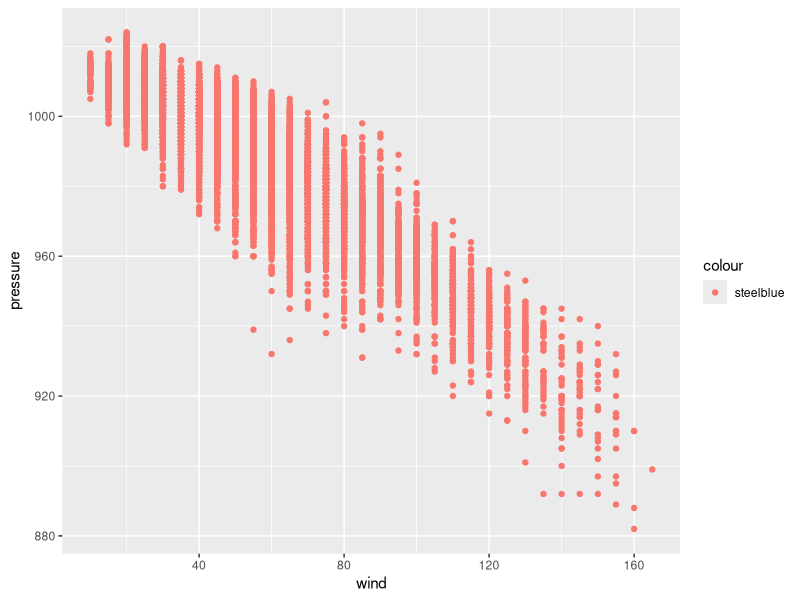
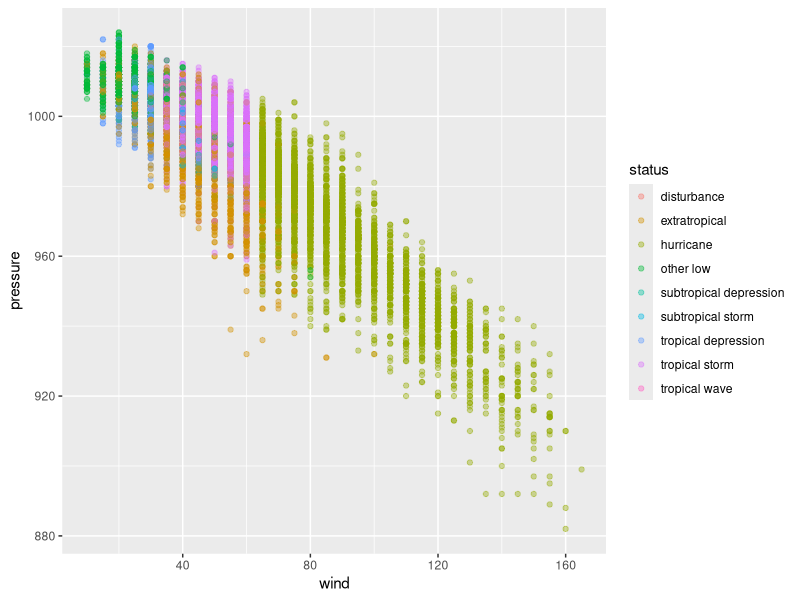
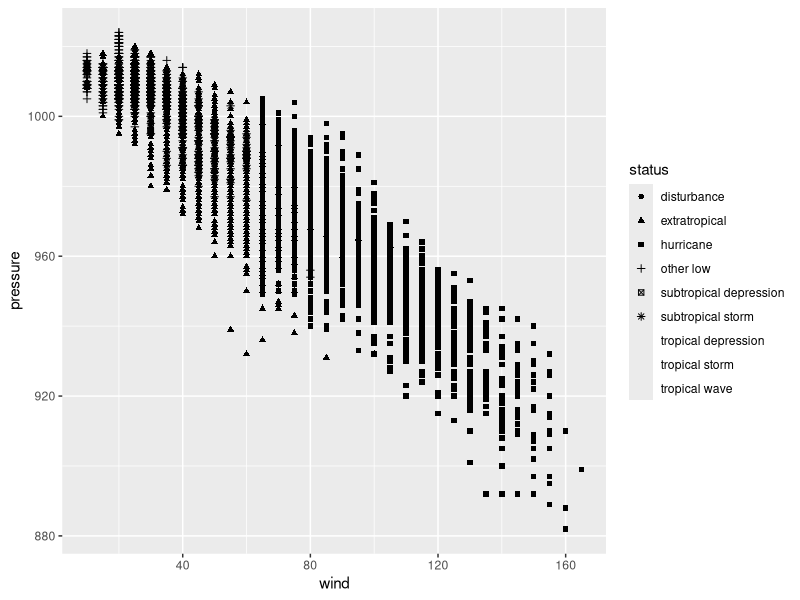
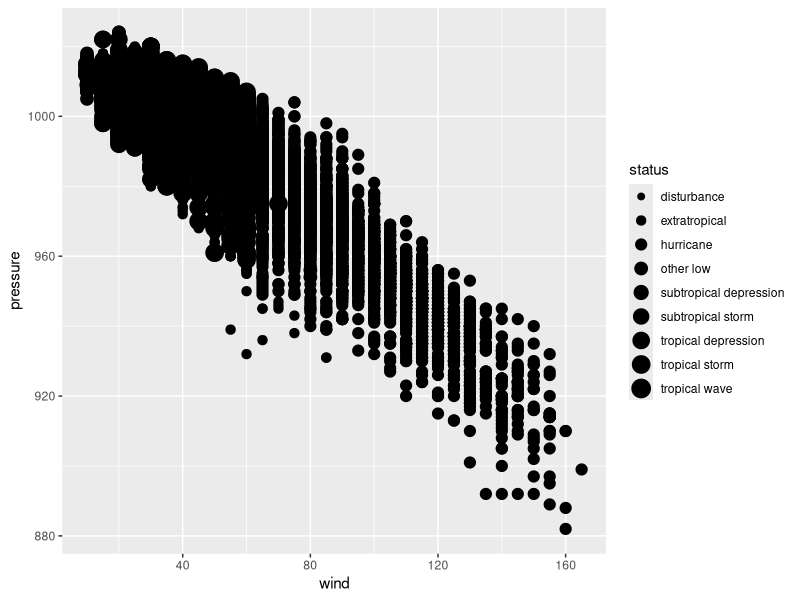
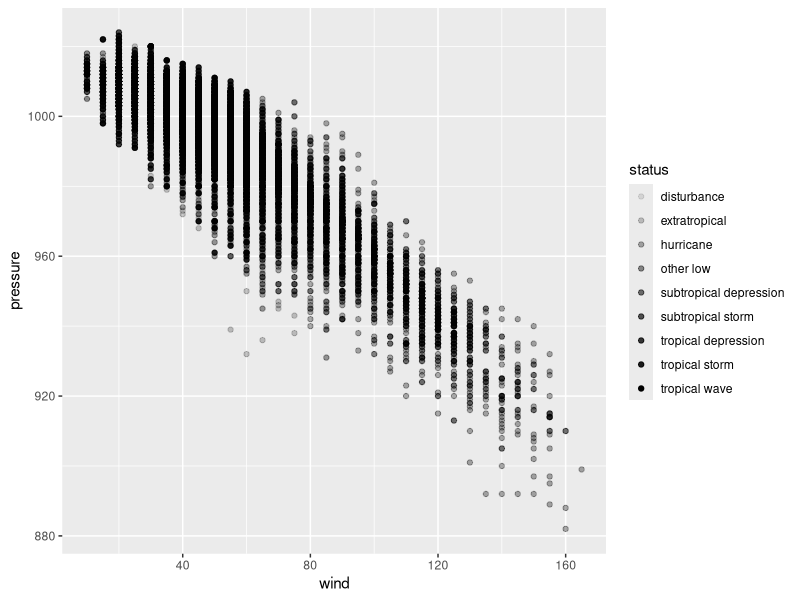
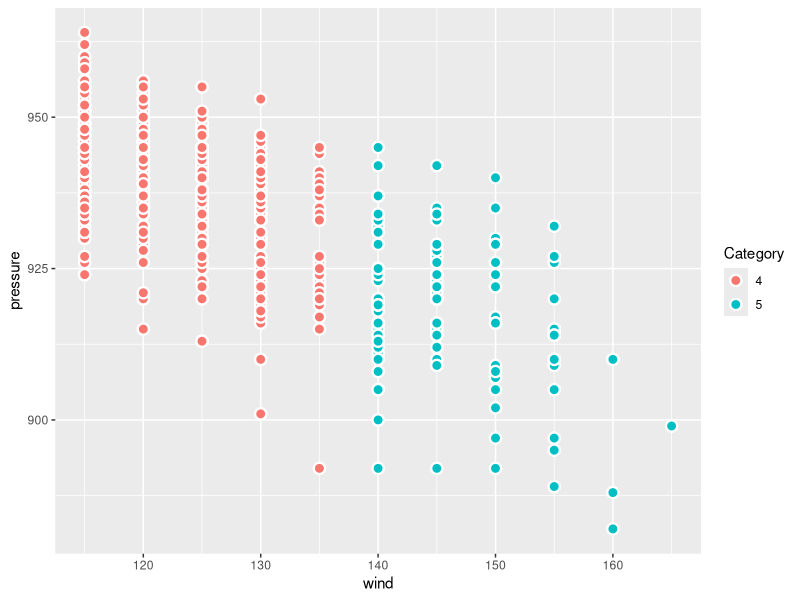
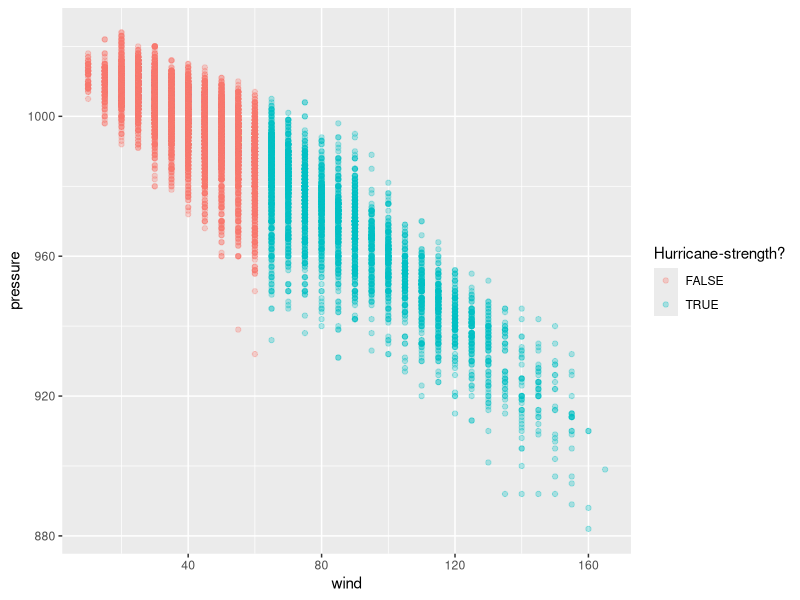
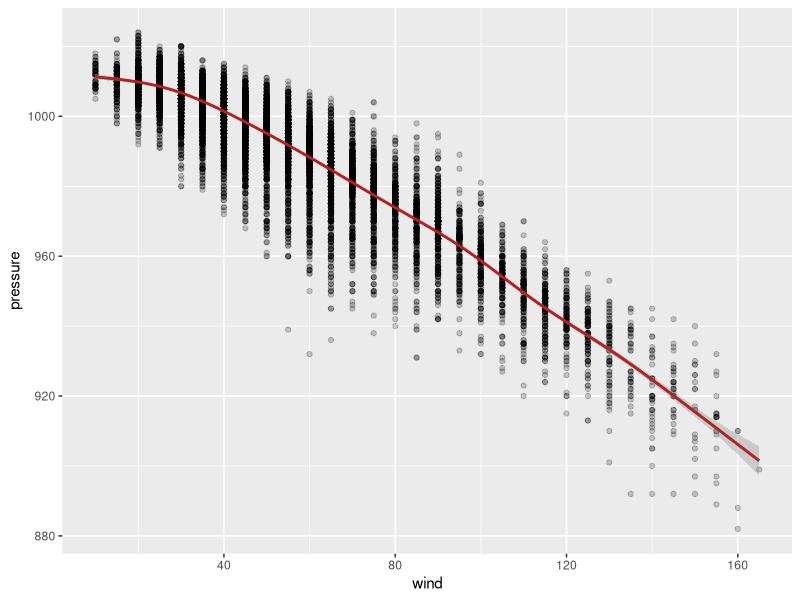

Recreate these plots in R, in order.
## ---- chunk 1
#| echo: FALSE
#| message: FALSE
#| warning: FALSE
library(tidyverse)
## ---- chunk 2
#| echo: TRUE
storms
## ---- chunk 3
#| eval: TRUE
#| echo: FALSE
ggplot(storms, aes(x = wind, y = pressure)) +
  geom_point(aes(color = "steelblue"))
## ---- chunk 4
#| echo: TRUE
#| eval: TRUE
# Color — good for categorical
ggplot(storms, aes(x = wind, y = pressure, color = status)) + geom_point(alpha = 0.4)

# Shape — also good, but watch the 6-value limit
ggplot(storms, aes(x = wind, y = pressure, shape = status)) + geom_point()

# Size — bad: implies ranking
ggplot(storms, aes(x = wind, y = pressure, size = status)) + geom_point()

# Alpha — same problem as size
ggplot(storms, aes(x = wind, y = pressure, alpha = status)) + geom_point()
## ---- chunk 5
#| echo: TRUE
#| eval: TRUE
ggplot(storms |> filter(category >= 4), 
       aes(x = wind, y = pressure, fill = factor(category))) +
  geom_point(shape = 21, size = 3, stroke = 1.2, color = "white") +
  labs(fill = "Category")
## ---- chunk 6
#| echo: TRUE
#| eval: TRUE
ggplot(storms, 
       aes(x = wind, y = pressure, color = wind >= 64)) +
  geom_point(alpha = 0.3) +
  labs(color = "Hurricane-strength?")
## ---- chunk 7
#| echo: TRUE
#| eval: TRUE
ggplot(storms, aes(x = wind, y = pressure)) +
  geom_point(alpha = 0.2) +
  geom_smooth(color = "firebrick")
## ---- chunk 8
#| echo: TRUE
#| eval: TRUE
ggplot(storms, 
       aes(x = wind, y = pressure)) +
  geom_point() +
  geom_smooth()
## ---- chunk 9
#| echo: TRUE
#| eval: TRUE
ggplot(storms, 
       aes(x = wind, y = pressure)) +
  geom_point(aes(color = status)) +
  geom_smooth()
## ---- chunk 10
#| echo: TRUE
#| eval: TRUE
# One smoother per status (probably not what you want here):
ggplot(storms, aes(x = wind, y = pressure, color = status)) +
  geom_point(alpha = 0.2) +
  geom_smooth()

# Points colored by status, one global smoother:
ggplot(storms, aes(x = wind, y = pressure)) +
  geom_point(aes(color = status), alpha = 0.2) +
  geom_smooth()
## ---- chunk 11
#| echo: TRUE
#| eval: TRUE
katrina <- storms |> filter(name == "Katrina", year == 2005)

ggplot(storms |> filter(year == 2005), 
       aes(x = long, y = lat)) +
  geom_path(aes(group = name), alpha = 0.2) +
  geom_path(data = katrina, color = "firebrick", linewidth = 1.2) +
  geom_point(data = katrina, color = "firebrick") +
  labs(title = "2005 Atlantic hurricane season, with Katrina highlighted")
## ---- chunk 12
#| echo: TRUE
#| eval: TRUE
# Bad: one giant line zigzagging between every storm
ggplot(storms |> filter(year == 2005), aes(x = long, y = lat)) +
  geom_path()

# Good: one path per storm
ggplot(storms |> filter(year == 2005), aes(x = long, y = lat, group = name)) +
  geom_path()
## ---- chunk 13
#| echo: TRUE
#| eval: TRUE
ggplot(storms, aes(x = status)) +
  geom_bar()
## ---- chunk 14
#| echo: TRUE
#| eval: TRUE
storm_counts <- storms |> count(status)
storm_counts

ggplot(storm_counts, aes(x = status, y = n)) +
  geom_bar(stat = "identity")   # or just use geom_col() — same thing
## ---- chunk 15
#| echo: TRUE
#| eval: TRUE
ggplot(storms, aes(x = status, y = after_stat(prop), group = 1)) +
  geom_bar()
## ---- chunk 16
#| echo: TRUE
#| eval: TRUE
ggplot(storms, aes(x = status, y = wind)) +
  stat_summary(
    fun.min = min,
    fun.max = max,
    fun = median
  )
## ---- chunk 17
#| echo: TRUE
#| eval: TRUE
# Default — bin counts on y
ggplot(storms, aes(x = wind)) +
  geom_histogram(binwidth = 5)

# Same bins, but density on y instead
ggplot(storms, aes(x = wind, y = after_stat(density))) +
  geom_histogram(binwidth = 5)
## ---- chunk 18
#| echo: TRUE
#| eval: TRUE
hurricanes <- storms |> filter(status == "hurricane")

ggplot(hurricanes, aes(x = month, fill = factor(category))) +
  geom_bar()
## ---- chunk 19
#| echo: TRUE
#| eval: TRUE
ggplot(hurricanes, aes(x = month, fill = factor(category))) +
  geom_bar(position = "fill")
## ---- chunk 20
#| echo: TRUE
#| eval: TRUE
ggplot(hurricanes, aes(x = month, fill = factor(category))) +
  geom_bar(position = "dodge")
## ---- chunk 21
#| echo: TRUE
#| eval: TRUE
# Lots of overplotting — points are stacked on top of each other
ggplot(storms, aes(x = category, y = wind)) +
  geom_point()

# Spread them out a bit
ggplot(storms, aes(x = category, y = wind)) +
  geom_point(position = "jitter", alpha = 0.3)

# Shorthand for the same thing
ggplot(storms, aes(x = category, y = wind)) +
  geom_jitter(alpha = 0.3)
## ---- chunk 22
#| echo: TRUE
#| eval: TRUE
ggplot(storms, aes(x = factor(category), y = wind)) +
  geom_jitter(width = 0.2, height = 0, alpha = 0.3)
